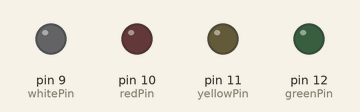
A sketch run on a simulated Arduino Uno, built with avr-gcc and run on an emulated ATmega328P. Shown: output pins drawn as LEDs (lit = HIGH).

Above: at 0.05 s.
At 1.5 s:
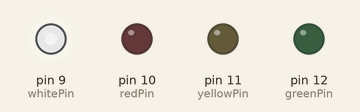
At 2.0 s:
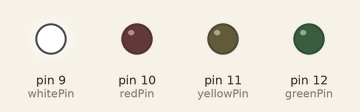
At 3.0 s:
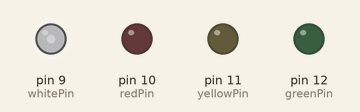
Timing chart, 0 to 6.9 s (numbered marks = the images above):
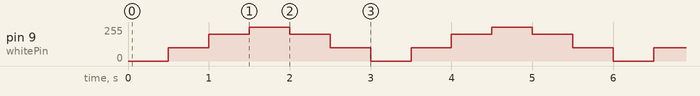

The sketch:

Analog.ino
```cpp
int redPin = 10 ;
int yellowPin = 11;
int whitePin = 9 ;
int greenPin = 12;
int value = 0;
void setup() {
  // put your setup code here, to run once:
  pinMode(redPin,OUTPUT);
  pinMode(yellowPin,OUTPUT);
  pinMode(whitePin,OUTPUT);
  pinMode(greenPin,OUTPUT);

}

void loop() {
  while(value < 255)
  {
    analogWrite(whitePin,value);
    value = value + 100;
    delay(500);
  }
  while(value > 0)
  {
    analogWrite(whitePin,value);
    value = value - 100;
    delay(500);
  }

}
```

Measured:
- by itself, pin 9 (whitePin): repeats every 3.0 s: 200/255 0.50 s, 255/255 0.50 s, 200/255 0.50 s, 100/255 0.50 s, 0/255 0.50 s, 100/255 0.50 s
